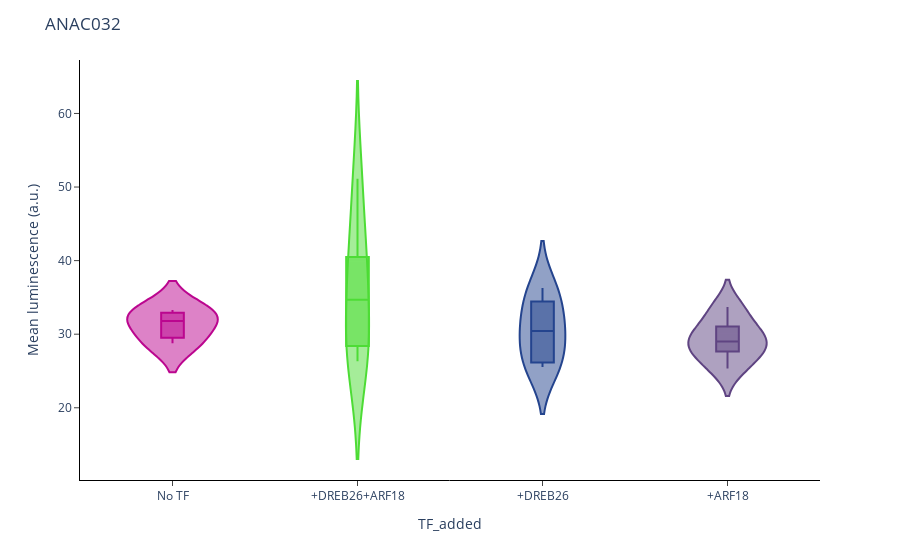
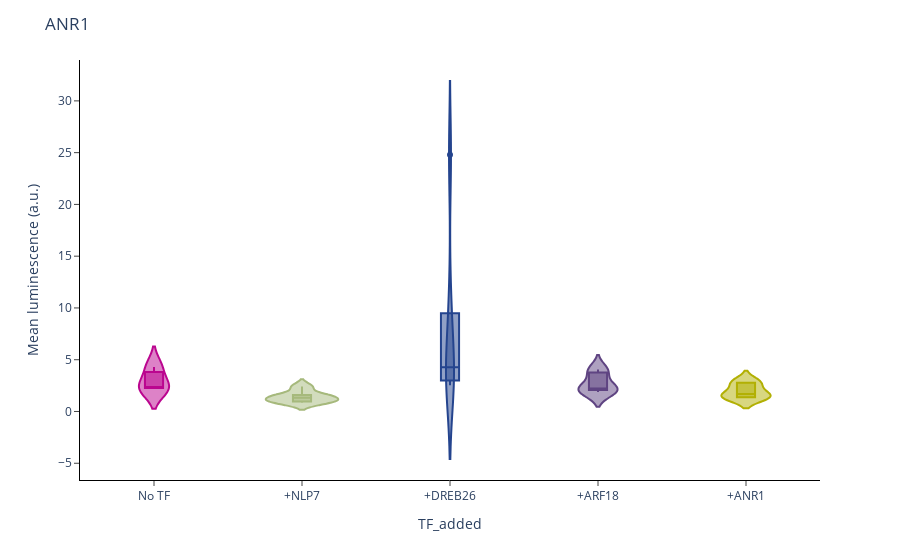
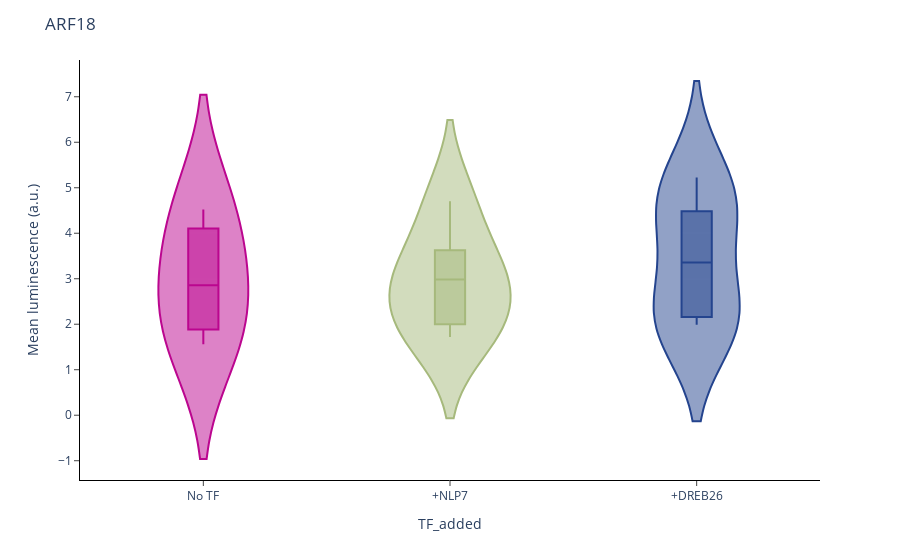
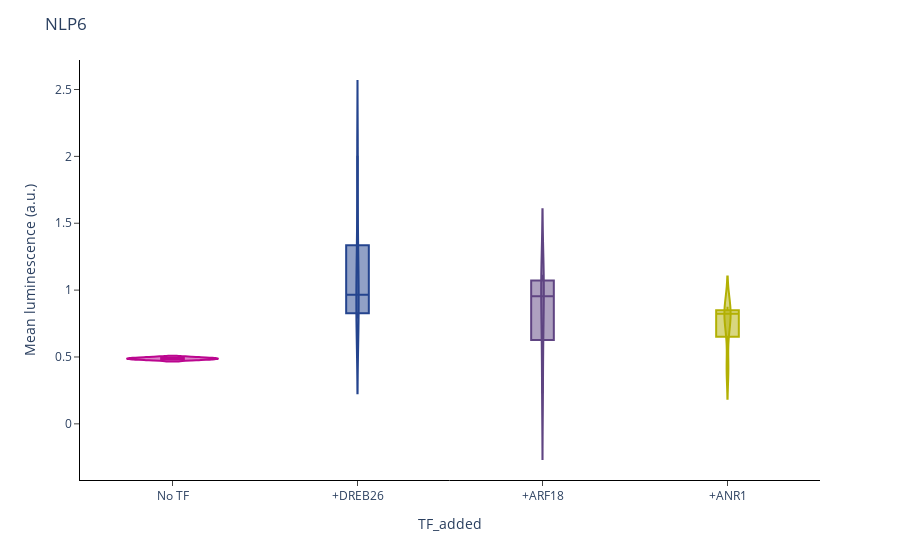

Source (notebook cell) for these figures, in order:
### Code cell
#layout = go.Layout(plot_bgcolor='rgba(0,0,0,0)', paper_bgcolor='rgba(0,0,0,0)' )
#make graphs for each promoter
#color_discrete_map = {'red': 'red', 'blue': 'blue', 'orange': 'orange', 'purple':'purple','green':'green','yellow':'yellow','brown':'brown','black':'black'}


for prom in prom_names:
    if prom == 'NOS' or prom == 'STAP4':
        pass
    else:
        df = luminescence_raw_df[luminescence_raw_df.Promoter == prom].sort_values("TF_added", ascending=False)


        fig = px.violin(df, x='TF_added',
                                  y='corrected_luminescence', box=True,                       
                                color='TF_added', color_discrete_map=new_color,violinmode='overlay') #points="all"

        fig.update_layout(plot_bgcolor='rgba(0,0,0,0)', paper_bgcolor='rgba(0,0,0,0)', title=prom,autosize=True)
        fig.update_xaxes(showline=True, linewidth=1, linecolor='black',ticks="outside")
        fig.update_yaxes(showline=True, linewidth=1, linecolor='black',ticks="outside", title_text='Mean luminescence (a.u.)')
        #hide legend
        fig.layout.update(showlegend=False)
        #write to file static image and interactive one
        fig.write_image(f'../../../../data/plots/luminescence/{finaldate}/violin{prom}.pdf', width=500, height=350, scale=5)
        fig.write_html(f'../../../../data/plots/luminescence/{finaldate}/violin{prom}.html')
        fig.show()

### Figure 1 — Plotly figure (JSON) as saved in the notebook; plotly's stock layout.template omitted (floating-point values rounded to 4 significant figures)
{"data": [{"alignmentgroup": "True", "box": {"visible": true}, "hovertemplate": "TF_added=%{x}<br>corrected_luminescence=%{y}<extra></extra>", "legendgroup": "No TF", "marker": {"color": "#BB068F"}, "name": "No TF", "offsetgroup": "No TF", "orientation": "v", "scalegroup": "True", "showlegend": true, "type": "violin", "x": ["No TF", "No TF", "No TF"], "x0": " ", "xaxis": "x", "y": [28.76, 31.8, 33.3], "y0": " ", "yaxis": "y"}, {"alignmentgroup": "True", "box": {"visible": true}, "hovertemplate": "TF_added=%{x}<br>corrected_luminescence=%{y}<extra></extra>", "legendgroup": "+DREB26+ARF18", "marker": {"color": "#4DDC35"}, "name": "+DREB26+ARF18", "offsetgroup": "+DREB26+ARF18", "orientation": "v", "scalegroup": "True", "showlegend": true, "type": "violin", "x": ["+DREB26+ARF18", "+DREB26+ARF18", "+DREB26+ARF18", "+DREB26+ARF18", "+DREB26+ARF18", "+DREB26+ARF18"], "x0": " ", "xaxis": "x", "y": [39.14, 40.5, 26.33, 51.12, 28.39, 30.23], "y0": " ", "yaxis": "y"}, {"alignmentgroup": "True", "box": {"visible": true}, "hovertemplate": "TF_added=%{x}<br>corrected_luminescence=%{y}<extra></extra>", "legendgroup": "+DREB26", "marker": {"color": "#24448E"}, "name": "+DREB26", "offsetgroup": "+DREB26", "orientation": "v", "scalegroup": "True", "showlegend": true, "type": "violin", "x": ["+DREB26", "+DREB26", "+DREB26", "+DREB26", "+DREB26", "+DREB26"], "x0": " ", "xaxis": "x", "y": [36.28, 34.46, 25.54, 30.18, 26.15, 30.66], "y0": " ", "yaxis": "y"}, {"alignmentgroup": "True", "box": {"visible": true}, "hovertemplate": "TF_added=%{x}<br>corrected_luminescence=%{y}<extra></extra>", "legendgroup": "+ARF18", "marker": {"color": "#5F4482"}, "name": "+ARF18", "offsetgroup": "+ARF18", "orientation": "v", "scalegroup": "True", "showlegend": true, "type": "violin", "x": ["+ARF18", "+ARF18", "+ARF18", "+ARF18", "+ARF18", "+ARF18"], "x0": " ", "xaxis": "x", "y": [27.64, 25.34, 31.03, 29.73, 28.27, 33.7], "y0": " ", "yaxis": "y"}], "layout": {"autosize": true, "legend": {"title": {"text": "TF_added"}, "tracegroupgap": 0}, "margin": {"t": 60}, "paper_bgcolor": "rgba(0, 0, 0, 0)", "plot_bgcolor": "rgba(0, 0, 0, 0)", "showlegend": false, "title": {"text": "ANAC032"}, "violinmode": "overlay", "xaxis": {"anchor": "y", "autorange": true, "categoryarray": ["No TF", "+DREB26+ARF18", "+DREB26", "+ARF18"], "categoryorder": "array", "domain": [0, 1], "linecolor": "black", "linewidth": 1, "range": [-0.5, 3.5], "showline": true, "ticks": "outside", "title": {"text": "TF_added"}, "type": "category"}, "yaxis": {"anchor": "x", "autorange": true, "domain": [0, 1], "linecolor": "black", "linewidth": 1, "range": [10.18, 67.27], "showline": true, "ticks": "outside", "title": {"text": "Mean luminescence (a.u.)"}, "type": "linear"}}}

### Figure 2 — Plotly figure (JSON) as saved in the notebook; plotly's stock layout.template omitted (floating-point values rounded to 4 significant figures)
{"data": [{"alignmentgroup": "True", "box": {"visible": true}, "hovertemplate": "TF_added=%{x}<br>corrected_luminescence=%{y}<extra></extra>", "legendgroup": "No TF", "marker": {"color": "#BB068F"}, "name": "No TF", "offsetgroup": "No TF", "orientation": "v", "scalegroup": "True", "showlegend": true, "type": "violin", "x": ["No TF", "No TF", "No TF"], "x0": " ", "xaxis": "x", "y": [4.308, 2.327, 2.234], "y0": " ", "yaxis": "y"}, {"alignmentgroup": "True", "box": {"visible": true}, "hovertemplate": "TF_added=%{x}<br>corrected_luminescence=%{y}<extra></extra>", "legendgroup": "+NLP7", "marker": {"color": "#A6B97C"}, "name": "+NLP7", "offsetgroup": "+NLP7", "orientation": "v", "scalegroup": "True", "showlegend": true, "type": "violin", "x": ["+NLP7", "+NLP7", "+NLP7", "+NLP7", "+NLP7", "+NLP7"], "x0": " ", "xaxis": "x", "y": [1.17, 2.411, 1.59, 1.485, 0.8509, 0.956], "y0": " ", "yaxis": "y"}, {"alignmentgroup": "True", "box": {"visible": true}, "hovertemplate": "TF_added=%{x}<br>corrected_luminescence=%{y}<extra></extra>", "legendgroup": "+DREB26", "marker": {"color": "#24448E"}, "name": "+DREB26", "offsetgroup": "+DREB26", "orientation": "v", "scalegroup": "True", "showlegend": true, "type": "violin", "x": ["+DREB26", "+DREB26", "+DREB26", "+DREB26", "+DREB26", "+DREB26"], "x0": " ", "xaxis": "x", "y": [24.8, 5.014, 3.526, 9.484, 2.531, 2.994], "y0": " ", "yaxis": "y"}, {"alignmentgroup": "True", "box": {"visible": true}, "hovertemplate": "TF_added=%{x}<br>corrected_luminescence=%{y}<extra></extra>", "legendgroup": "+ARF18", "marker": {"color": "#5F4482"}, "name": "+ARF18", "offsetgroup": "+ARF18", "orientation": "v", "scalegroup": "True", "showlegend": true, "type": "violin", "x": ["+ARF18", "+ARF18", "+ARF18", "+ARF18", "+ARF18", "+ARF18"], "x0": " ", "xaxis": "x", "y": [1.875, 2.078, 2.109, 2.35, 4.055, 3.771], "y0": " ", "yaxis": "y"}, {"alignmentgroup": "True", "box": {"visible": true}, "hovertemplate": "TF_added=%{x}<br>corrected_luminescence=%{y}<extra></extra>", "legendgroup": "+ANR1", "marker": {"color": "#B2B003"}, "name": "+ANR1", "offsetgroup": "+ANR1", "orientation": "v", "scalegroup": "True", "showlegend": true, "type": "violin", "x": ["+ANR1", "+ANR1", "+ANR1", "+ANR1", "+ANR1", "+ANR1"], "x0": " ", "xaxis": "x", "y": [1.424, 2.776, 1.361, 2.876, 1.93, 1.366], "y0": " ", "yaxis": "y"}], "layout": {"autosize": true, "legend": {"title": {"text": "TF_added"}, "tracegroupgap": 0}, "margin": {"t": 60}, "paper_bgcolor": "rgba(0, 0, 0, 0)", "plot_bgcolor": "rgba(0, 0, 0, 0)", "showlegend": false, "title": {"text": "ANR1"}, "violinmode": "overlay", "xaxis": {"anchor": "y", "autorange": true, "categoryarray": ["No TF", "+NLP7", "+DREB26", "+ARF18", "+ANR1"], "categoryorder": "array", "domain": [0, 1], "linecolor": "black", "linewidth": 1, "range": [-0.5, 4.5], "showline": true, "ticks": "outside", "title": {"text": "TF_added"}, "type": "category"}, "yaxis": {"anchor": "x", "autorange": true, "domain": [0, 1], "linecolor": "black", "linewidth": 1, "range": [-6.618, 33.95], "showline": true, "ticks": "outside", "title": {"text": "Mean luminescence (a.u.)"}, "type": "linear"}}}

### Figure 3 — Plotly figure (JSON) as saved in the notebook; plotly's stock layout.template omitted (floating-point values rounded to 4 significant figures)
{"data": [{"alignmentgroup": "True", "box": {"visible": true}, "hovertemplate": "TF_added=%{x}<br>corrected_luminescence=%{y}<extra></extra>", "legendgroup": "No TF", "marker": {"color": "#BB068F"}, "name": "No TF", "offsetgroup": "No TF", "orientation": "v", "scalegroup": "True", "showlegend": true, "type": "violin", "x": ["No TF", "No TF", "No TF"], "x0": " ", "xaxis": "x", "y": [1.562, 4.522, 2.855], "y0": " ", "yaxis": "y"}, {"alignmentgroup": "True", "box": {"visible": true}, "hovertemplate": "TF_added=%{x}<br>corrected_luminescence=%{y}<extra></extra>", "legendgroup": "+NLP7", "marker": {"color": "#A6B97C"}, "name": "+NLP7", "offsetgroup": "+NLP7", "orientation": "v", "scalegroup": "True", "showlegend": true, "type": "violin", "x": ["+NLP7", "+NLP7", "+NLP7", "+NLP7", "+NLP7"], "x0": " ", "xaxis": "x", "y": [1.718, 3.265, 2.096, 2.983, 4.704], "y0": " ", "yaxis": "y"}, {"alignmentgroup": "True", "box": {"visible": true}, "hovertemplate": "TF_added=%{x}<br>corrected_luminescence=%{y}<extra></extra>", "legendgroup": "+DREB26", "marker": {"color": "#24448E"}, "name": "+DREB26", "offsetgroup": "+DREB26", "orientation": "v", "scalegroup": "True", "showlegend": true, "type": "violin", "x": ["+DREB26", "+DREB26", "+DREB26", "+DREB26", "+DREB26", "+DREB26"], "x0": " ", "xaxis": "x", "y": [2.3, 2.156, 1.99, 5.225, 4.415, 4.482], "y0": " ", "yaxis": "y"}], "layout": {"autosize": true, "legend": {"title": {"text": "TF_added"}, "tracegroupgap": 0}, "margin": {"t": 60}, "paper_bgcolor": "rgba(0, 0, 0, 0)", "plot_bgcolor": "rgba(0, 0, 0, 0)", "showlegend": false, "title": {"text": "ARF18"}, "violinmode": "overlay", "xaxis": {"anchor": "y", "autorange": true, "categoryarray": ["No TF", "+NLP7", "+DREB26"], "categoryorder": "array", "domain": [0, 1], "linecolor": "black", "linewidth": 1, "range": [-0.5, 2.5], "showline": true, "ticks": "outside", "title": {"text": "TF_added"}, "type": "category"}, "yaxis": {"anchor": "x", "autorange": true, "domain": [0, 1], "linecolor": "black", "linewidth": 1, "range": [-1.424, 7.808], "showline": true, "ticks": "outside", "title": {"text": "Mean luminescence (a.u.)"}, "type": "linear"}}}

### Figure 4 — Plotly figure (JSON) as saved in the notebook; plotly's stock layout.template omitted (floating-point values rounded to 4 significant figures)
{"data": [{"alignmentgroup": "True", "box": {"visible": true}, "hovertemplate": "TF_added=%{x}<br>corrected_luminescence=%{y}<extra></extra>", "legendgroup": "No TF", "marker": {"color": "#BB068F"}, "name": "No TF", "offsetgroup": "No TF", "orientation": "v", "scalegroup": "True", "showlegend": true, "type": "violin", "x": ["No TF", "No TF"], "x0": " ", "xaxis": "x", "y": [0.4817, 0.4939], "y0": " ", "yaxis": "y"}, {"alignmentgroup": "True", "box": {"visible": true}, "hovertemplate": "TF_added=%{x}<br>corrected_luminescence=%{y}<extra></extra>", "legendgroup": "+DREB26", "marker": {"color": "#24448E"}, "name": "+DREB26", "offsetgroup": "+DREB26", "orientation": "v", "scalegroup": "True", "showlegend": true, "type": "violin", "x": ["+DREB26", "+DREB26", "+DREB26", "+DREB26", "+DREB26", "+DREB26"], "x0": " ", "xaxis": "x", "y": [1.335, 0.7877, 0.8263, 1.036, 2.005, 0.8949], "y0": " ", "yaxis": "y"}, {"alignmentgroup": "True", "box": {"visible": true}, "hovertemplate": "TF_added=%{x}<br>corrected_luminescence=%{y}<extra></extra>", "legendgroup": "+ARF18", "marker": {"color": "#5F4482"}, "name": "+ARF18", "offsetgroup": "+ARF18", "orientation": "v", "scalegroup": "True", "showlegend": true, "type": "violin", "x": ["+ARF18", "+ARF18", "+ARF18", "+ARF18", "+ARF18", "+ARF18"], "x0": " ", "xaxis": "x", "y": [0.6261, 0.2261, 1.116, 1.037, 1.072, 0.8705], "y0": " ", "yaxis": "y"}, {"alignmentgroup": "True", "box": {"visible": true}, "hovertemplate": "TF_added=%{x}<br>corrected_luminescence=%{y}<extra></extra>", "legendgroup": "+ANR1", "marker": {"color": "#B2B003"}, "name": "+ANR1", "offsetgroup": "+ANR1", "orientation": "v", "scalegroup": "True", "showlegend": true, "type": "violin", "x": ["+ANR1", "+ANR1", "+ANR1", "+ANR1", "+ANR1"], "x0": " ", "xaxis": "x", "y": [0.7296, 0.8762, 0.4134, 0.8231, 0.8398], "y0": " ", "yaxis": "y"}], "layout": {"autosize": true, "legend": {"title": {"text": "TF_added"}, "tracegroupgap": 0}, "margin": {"t": 60}, "paper_bgcolor": "rgba(0, 0, 0, 0)", "plot_bgcolor": "rgba(0, 0, 0, 0)", "showlegend": false, "title": {"text": "NLP6"}, "violinmode": "overlay", "xaxis": {"anchor": "y", "autorange": true, "categoryarray": ["No TF", "+DREB26", "+ARF18", "+ANR1"], "categoryorder": "array", "domain": [0, 1], "linecolor": "black", "linewidth": 1, "range": [-0.5, 3.5], "showline": true, "ticks": "outside", "title": {"text": "TF_added"}, "type": "category"}, "yaxis": {"anchor": "x", "autorange": true, "domain": [0, 1], "linecolor": "black", "linewidth": 1, "range": [-0.4199, 2.721], "showline": true, "ticks": "outside", "title": {"text": "Mean luminescence (a.u.)"}, "type": "linear"}}}
